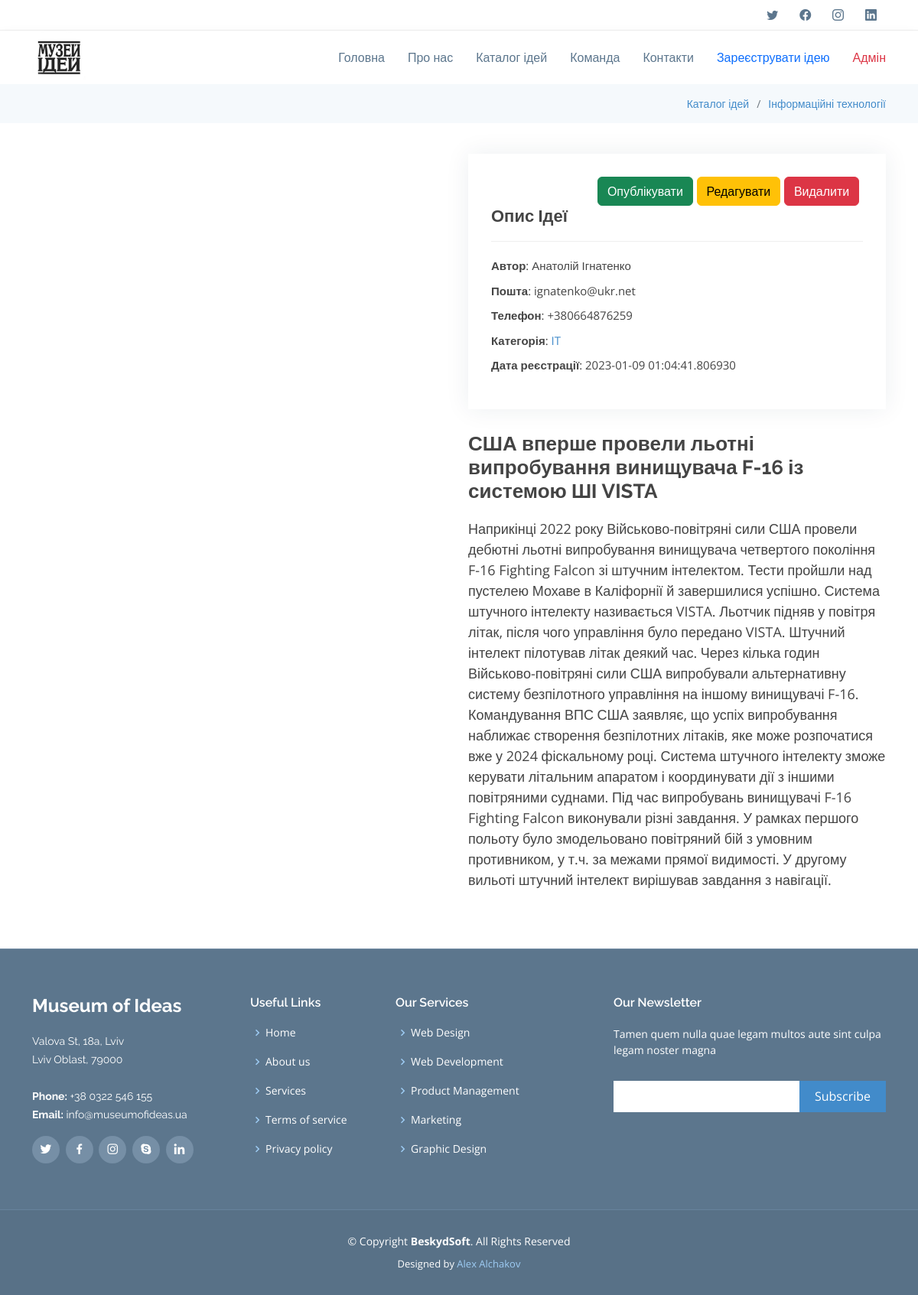
The page /admin/4 on the database its author committed.
### app.py (models this page shows, shortened)
class Idea(db.Model):
    id = db.Column(db.Integer, primary_key=True, autoincrement=True)
    author = db.Column(db.String(50), nullable=False)
    email = db.Column(db.String(50), nullable=False)
    phone = db.Column(db.String(50), nullable=False)
    category = db.Column(db.String(50), nullable=False)
    title = db.Column(db.String(100), nullable=False)
    intro = db.Column(db.String(350), nullable=False)
    description = db.Column(db.Text, nullable=False)
    date = db.Column(db.DateTime, default=datetime.now)
    published = db.Column(db.Boolean, default=False)
    archive = db.Column(db.Boolean, default=False)

### app.py (the view)
@app.route('/admin/<int:id>')
def admin_idea(id):
    idea = Idea.query.get(id)
    return render_template('admin_idea.html', idea=idea)

### templates/admin_idea.html (shortened to what this page needs)
{% extends 'base_idea.html' %}
{% block body %}
  <section class="breadcrumbs">
      <div class="container">
          <div class="d-flex justify-content-end">
              <ol>
                  <li><a href="../index.html#catalog">Каталог ідей</a></li>
                  <li><a href="../urbanism.html">Інформаційні технології</a></li>
              </ol>
          </div>
      </div>
  </section>
  <main>
    <section id="portfolio-details" class="portfolio-details">
      <div class="container" data-aos="fade-up">
        <div class="row gy-4">
          <div class="col-lg-6">
            <div class="portfolio-details-slider swiper">
              <div class="swiper-wrapper align-items-center">
                <div class="swiper-slide">
                </div>
              </div>
            </div>
          </div>
          <div class="col-lg-6">
            <div class="portfolio-info">
              <div class="d-flex justify-content-end">
                <a href="/admin/{{ idea.id }}/publish" onclick="" class="btn btn-success">Опублікувати</a>&nbsp;
                <a href="/admin/{{ idea.id }}/edit" class="btn btn-warning">Редагувати</a>&nbsp;
                <a href="/admin/{{ idea.id }}/delete" class="btn btn-danger">Видалити</a>&nbsp;
              </div>
              <h3>Опис Ідеї</h3>
              <ul>
                <li><strong>Автор</strong>: {{ idea.author}} </li>
                <li><strong>Пошта</strong>: {{ idea.email}} </li>
                <li><strong>Телефон</strong>: {{ idea.phone}} </li>
                <li><strong>Категорія</strong>: <a href="../urbanism.html"> {{ idea.category}} </a></li>
                <li><strong>Дата реєстрації</strong>: {{ idea.date }} </li>
              </ul>
            </div>
            <div class="portfolio-description">
              <h2> {{ idea.title }} </h2>
              <p>
                 {{ idea.description }}
              </p>
            </div>
          </div>
        </div>
      </div>
    </section>
  </main>
{% endblock %}

### static/css/style.css (style rules this page uses)
body { font-family: "Open Sans", sans-serif; font-size: 18px; color: #444; }
a { color: #428bca; text-decoration: none; }
h1, h2, h3, h4, h5, h6, .font-primary { font-family: "Raleway", sans-serif; }
section { padding: 60px 0; overflow: hidden; }
.breadcrumbs { padding: 15px 0; background-color: #f5f9fc; min-height: 40px; }
.breadcrumbs ol { display: flex; flex-wrap: wrap; list-style: none; padding: 0; margin: 0; font-size: 14px; }
.breadcrumbs ol li+li { padding-left: 10px; }
.breadcrumbs ol li+li::before { display: inline-block; padding-right: 10px; color: #6c757d; content: "/"; }
.portfolio-details { padding-top: 40px; }
.portfolio-details .portfolio-info { padding: 30px; box-shadow: 0px 0 30px rgba(31, 53, 72, 0.08); }
.portfolio-details .portfolio-info h3 { font-size: 22px; font-weight: 700; margin-bottom: 20px; padding-bottom: 20px; border-bottom: 1px solid #eee; }
.portfolio-details .portfolio-info ul { list-style: none; padding: 0; font-size: 15px; }
.portfolio-details .portfolio-info ul li+li { margin-top: 10px; }
.portfolio-details .portfolio-description { padding-top: 30px; }
.portfolio-details .portfolio-description h2 { font-size: 26px; font-weight: 700; margin-bottom: 20px; }
.portfolio-details .portfolio-description p { padding: 0; }
section, article { margin: 0 0 0 0; }
section > :last-child, article > :last-child, section:last-child, article:last-child { margin-bottom: 0; }

### rows shown on the page
Idea: author "Анатолій Ігнатенко", email "ignatenko@ukr.net", phone "+380664876259", category "IT", date "2023-01-09 01:04:41.806930", title "США вперше провели льотні випробування винищувача F-16 із системою ШІ VISTA", description "Наприкінці 2022 року Військово-повітряні сили США провели дебютні льотні випробування винищувача четвертого покоління F-16 Fighting Falcon зі штучним інтелектом. Тести пройшли над пустелею Мохаве в Каліфорнії й завершилися успішно. Система штучного інтелекту називається VISTA. Льотчик підняв у повітря літак, після чого управління було передано VISTA. Штучний інтелект пілотував літак деякий час. Через кілька годин Військово-повітряні сили США випробували альтернативну систему безпілотного управління на іншому винищувачі F-16. Командування ВПС США заявляє, що успіх випробування наближає створення безпілотних літаків, яке може розпочатися вже у 2024 фіскальному році. Система штучного інтелекту…"
